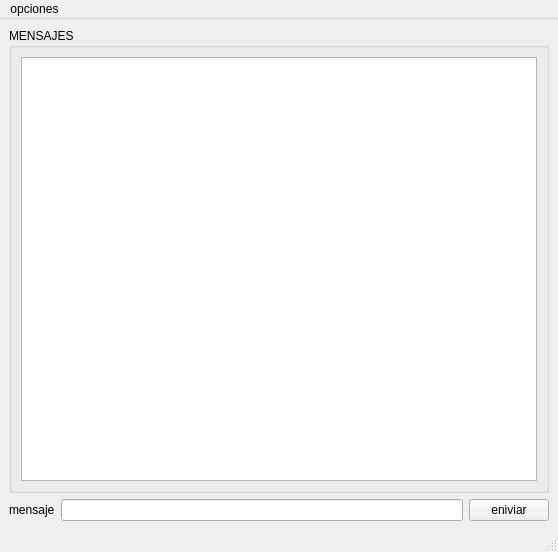
<?xml version="1.0" encoding="UTF-8"?>
<ui version="4.0">
 <class>MainWindow</class>
 <widget class="QMainWindow" name="MainWindow">
  <property name="geometry">
   <rect>
    <x>0</x>
    <y>0</y>
    <width>558</width>
    <height>552</height>
   </rect>
  </property>
  <property name="windowTitle">
   <string>MainWindow</string>
  </property>
  <widget class="QWidget" name="centralwidget">
   <layout class="QVBoxLayout" name="verticalLayout_2">
    <item>
     <widget class="QGroupBox" name="groupBox">
      <property name="title">
       <string>MENSAJES</string>
      </property>
      <layout class="QVBoxLayout" name="verticalLayout">
       <item>
        <widget class="QListWidget" name="listMessages"/>
       </item>
      </layout>
     </widget>
    </item>
    <item>
     <layout class="QHBoxLayout" name="horizontalLayout">
      <item>
       <widget class="QLabel" name="label">
        <property name="text">
         <string>mensaje</string>
        </property>
       </widget>
      </item>
      <item>
       <widget class="QLineEdit" name="lnMessage"/>
      </item>
      <item>
       <widget class="QPushButton" name="btnEnviar">
        <property name="text">
         <string>eniviar</string>
        </property>
       </widget>
      </item>
     </layout>
    </item>
   </layout>
  </widget>
  <widget class="QMenuBar" name="menubar">
   <property name="geometry">
    <rect>
     <x>0</x>
     <y>0</y>
     <width>558</width>
     <height>25</height>
    </rect>
   </property>
   <widget class="QMenu" name="menuopciones">
    <property name="title">
     <string>opciones</string>
    </property>
    <addaction name="actionconectar"/>
    <addaction name="actionsalida"/>
   </widget>
   <addaction name="menuopciones"/>
  </widget>
  <widget class="QStatusBar" name="statusbar"/>
  <action name="actionconectar">
   <property name="text">
    <string>conectar</string>
   </property>
  </action>
  <action name="actionsalida">
   <property name="text">
    <string>salida</string>
   </property>
  </action>
 </widget>
 <resources/>
 <connections/>
</ui>
